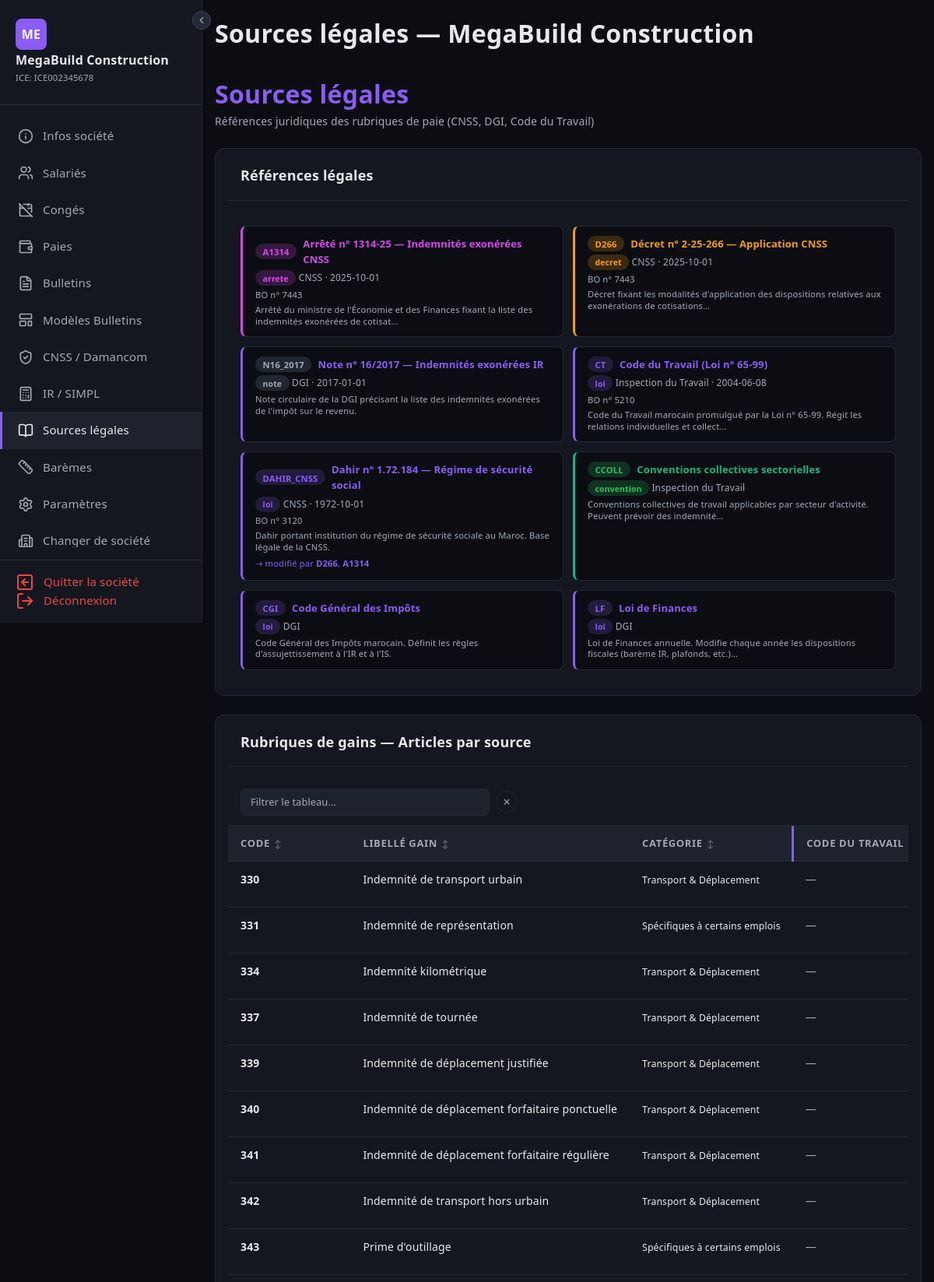
/societes/2/sources-legales (signed in, upper part), run on the app's committed database.
### tables this page shows
CREATE TABLE IF NOT EXISTS societes (
    id                  INT UNSIGNED AUTO_INCREMENT PRIMARY KEY,
    user_id             INT UNSIGNED        NOT NULL,
    raison_sociale      VARCHAR(200)        NOT NULL,
    forme_juridique     VARCHAR(20)         NOT NULL,
    ice                 VARCHAR(20)         NOT NULL,
    if_fiscal           VARCHAR(20)         NOT NULL,
    rc                  VARCHAR(20)         NOT NULL,
    tp                  VARCHAR(20)         NOT NULL,
    cnss                VARCHAR(20)         NOT NULL,
    adresse             TEXT,
    ville               VARCHAR(100),
    telephone           VARCHAR(20),
    email               VARCHAR(180),
    site_web            VARCHAR(255),
    banque              VARCHAR(100),
    agence              VARCHAR(100),
    rib                 VARCHAR(255),
    modele_bulletin_id  INT UNSIGNED,
    logo                VARCHAR(255),
    damancom_login      VARCHAR(100),
    damancom_password   VARCHAR(255),
    simpl_login         VARCHAR(100),
    simpl_password      VARCHAR(255),
    cimr_login          VARCHAR(100),
    cimr_password       VARCHAR(255),
    actif               TINYINT(1)          NOT NULL DEFAULT 1,
    created_at          DATETIME            NOT NULL DEFAULT CURRENT_TIMESTAMP,
    updated_at          DATETIME            NOT NULL DEFAULT CURRENT_TIMESTAMP ON UPDATE CURRENT_TIMESTAMP,
    FOREIGN KEY (user_id) REFERENCES users(id) ON DELETE CASCADE
);

CREATE TABLE IF NOT EXISTS sources_legales (
    id              INT UNSIGNED AUTO_INCREMENT PRIMARY KEY,
    code            VARCHAR(20) NOT NULL UNIQUE,
    libelle         VARCHAR(200) NOT NULL,
    type            ENUM('loi','decret','arrete','note','circulaire','convention') NOT NULL,
    organisme       VARCHAR(50) NOT NULL,
    description     TEXT,
    reference_bo    VARCHAR(50),
    date_publication DATE,
    date_effet      DATE,
    url_officiel    VARCHAR(300),
    statut          ENUM('en_vigueur','modifie','abroge') DEFAULT 'en_vigueur',
    ordre           INT DEFAULT 0
);

CREATE TABLE IF NOT EXISTS rubriques_gains (
    id              INT UNSIGNED AUTO_INCREMENT PRIMARY KEY,
    societe_id      INT UNSIGNED        DEFAULT NULL,
    is_global       TINYINT(1)          NOT NULL DEFAULT 0,
    code            VARCHAR(20)         NOT NULL,
    libelle         VARCHAR(100)        NOT NULL,
    type_montant    ENUM('Fixe','Proportionnel') NOT NULL DEFAULT 'Fixe',
    valeur_defaut   DECIMAL(10,2)       NOT NULL DEFAULT 0.00,
    categorie       VARCHAR(50)         DEFAULT NULL,
    imposable       TINYINT(1)          NOT NULL DEFAULT 1,
    affectation     VARCHAR(20)         DEFAULT NULL,
    plafond_dgi     VARCHAR(200)        DEFAULT NULL,
    plafond_cnss    VARCHAR(200)        DEFAULT NULL,
    justificatifs   VARCHAR(500)        DEFAULT NULL,
    compte          VARCHAR(20)         DEFAULT NULL,
    source          VARCHAR(100)        DEFAULT NULL,
    source_maj      DATE                DEFAULT NULL,
    nature_edi      VARCHAR(20)         DEFAULT NULL,
    base_anciennete TINYINT(1)          NOT NULL DEFAULT 0,
    au_prorata      TINYINT(1)          NOT NULL DEFAULT 0,
    actif           TINYINT(1)          NOT NULL DEFAULT 1,
    created_at      DATETIME            NOT NULL DEFAULT CURRENT_TIMESTAMP,
    FOREIGN KEY (societe_id) REFERENCES societes(id) ON DELETE CASCADE
);

### views/societes/sources_legales.php (the view, shortened to what the rows shown need)
<div style="display:flex; gap:2rem; margin-bottom:1.5rem; align-items:center;">
    <div>
        <h2 style="color:var(--accent); margin:0;">Sources légales</h2>
        <p style="color:var(--text-muted); font-size:0.875rem; margin:0.25rem 0 0 0;">
            Références juridiques des rubriques de paie (CNSS, DGI, Code du Travail)
        </p>
    </div>
</div>
<div class="card mb-4">
    <div class="card-header"><h3>Références légales</h3></div>
    <div style="display:grid; grid-template-columns:1fr 1fr; gap:0.75rem; padding:1rem;">
        <?php
        $typeColors = [
            'loi'        => ['badge' => 'badge-primary',   'border' => '#8b5cf6'],
            'decret'     => ['badge' => 'badge-warning',   'border' => '#f59e0b'],
            'arrete'     => ['badge' => 'badge-info',      'border' => '#d946ef'],
            'note'       => ['badge' => 'badge-dark',      'border' => '#8b5cf6'],
            'convention' => ['badge' => 'badge-success',   'border' => '#10b981'],
        ];
        $modifies = ['DAHIR_CNSS' => ['D266', 'A1314']];
        ?>
        <?php foreach ($sources as $s):
            $tc = $typeColors[$s['type']] ?? ['badge' => 'badge-secondary', 'border' => '#64748b'];
        ?>
        <div style="background:var(--bg-primary); border:1px solid var(--border); border-radius:8px; padding:0.75rem 1rem; border-left:3px solid <?= $tc['border'] ?>;">
            <div style="display:flex; align-items:center; gap:0.5rem; margin-bottom:0.25rem;">
                <span class="badge <?= $tc['badge'] ?>" style="font-size:0.7rem;"><?= htmlspecialchars($s['code']) ?></span>
                <strong style="font-size:0.8125rem; color:<?= $tc['border'] ?>;"><?= htmlspecialchars(mb_substr($s['libelle'], 0, 45)) ?></strong>
            </div>
            <div style="font-size:0.75rem; color:var(--text-muted);">
                <span class="badge <?= $tc['badge'] ?>" style="font-size:0.65rem;"><?= htmlspecialchars($s['type']) ?></span>
                <?= htmlspecialchars($s['organisme']) ?>
                <?php if (!empty($s['date_effet']) && $s['date_effet'] !== '—'): ?>
                · <?= htmlspecialchars($s['date_effet']) ?>
                <?php endif; ?>
            </div>
            <?php if (!empty($s['reference_bo']) && $s['reference_bo'] !== '—'): ?>
            <div style="font-size:0.7rem; color:var(--text-muted); margin-top:0.15rem;"><?= htmlspecialchars($s['reference_bo']) ?></div>
            <?php endif; ?>
            <?php if (!empty($s['description'])): ?>
            <div style="font-size:0.7rem; color:var(--text-muted); margin-top:0.25rem; line-height:1.3;">
                <?= htmlspecialchars(mb_substr($s['description'], 0, 100)) ?><?= mb_strlen($s['description']) > 100 ? '…' : '' ?>
            </div>
            <?php endif; ?>
            <?php if (isset($modifies[$s['code']])): ?>
            <div style="font-size:0.7rem; color:var(--accent); margin-top:0.3rem;">
                ⇢ modifié par <?= implode(', ', array_map(fn($c) => '<strong>' . htmlspecialchars($c) . '</strong>', $modifies[$s['code']])) ?>
            </div>
            <?php endif; ?>
        </div>
        <?php endforeach; ?>
    </div>
</div>
<div class="card mb-4">
    <div class="card-header"><h3>Rubriques de gains — Articles par source</h3></div>
    <div style="overflow-x:auto;">
        <table class="table" style="min-width:1000px;">
            <?php
            $colTypes = [
                'Code du Travail' => $typeColors['loi'],
                'CGI'             => $typeColors['loi'],
                'Arrêté 1314-25'  => $typeColors['arrete'],
            ];
            ?>
            <thead>
                <tr>
                    <th>Code</th>
                    <th>Libellé gain</th>
                    <th>Catégorie</th>
                    <?php foreach (['Code du Travail', 'CGI', 'Arrêté 1314-25'] as $col): ?>
                    <th style="border-left:3px solid <?= $colTypes[$col]['border'] ?>;"><?= $col ?></th>
                    <?php endforeach; ?>
                </tr>
            </thead>
            <tbody>
                <?php
                $artMap = [];
                foreach ($articles as $a) {
                    $rid = $a['rubrique_id'];
                    if (!isset($artMap[$rid])) $artMap[$rid] = [];
                    $artMap[$rid][] = $a;
                }
                ?>
                <?php foreach ($rubriques as $r):
                    $rid = $r['id'];
                    $ra = $artMap[$rid] ?? [];
                    $ctArts = array_filter($ra, fn($a) => $a['source_code'] === 'CT');
                ?>
                <tr>
                    <td><strong><?= htmlspecialchars($r['code']) ?></strong></td>
                    <td><?= htmlspecialchars($r['libelle']) ?></td>
                    <td><small><?= htmlspecialchars($r['categorie'] ?? '') ?></small></td>
                    <td>
                        <?php if (!$ctArts): ?><span style="color:var(--text-muted);">—</span><?php endif; ?>
                    </td>
                </tr>
                <?php endforeach; ?>
            </tbody>
        </table>
    </div>
</div>

### Core/Router.php (shortened to what the rows shown need)
<?php
class Router
{
    private static array $routes = [];
    public static function get(string $uri, array $action): void
    {
        self::$routes['GET'][] = ['uri' => $uri, 'action' => $action];
    }
    public static function post(string $uri, array $action): void
    {
        self::$routes['POST'][] = ['uri' => $uri, 'action' => $action];
    }
    public static function dispatch(string $method, string $uri): void
    {
        $uri = parse_url($uri, PHP_URL_PATH);
        $uri = preg_replace('#^/paie-me#', '', $uri);
        $uri = trim($uri, '/');
        foreach (self::$routes[$method] ?? [] as $route) {
            $pattern = preg_replace('/\{(\w+)\}/', '(?P<$1>[^/]+)', $route['uri']);
            $pattern = '#^' . trim($pattern, '/') . '$#';
            if (preg_match($pattern, $uri, $matches)) {
                [$controller, $methodName] = $route['action'];
                $params = array_filter($matches, 'is_string', ARRAY_FILTER_USE_KEY);
                $instance = new $controller();
                call_user_func_array([$instance, $methodName], $params);
                return;
            }
        }
    }
}

### views/layout.php (shortened to what the rows shown need)
<!DOCTYPE html>
<html lang="fr">
<head>
    <link rel="stylesheet" href="https://cdn.jsdelivr.net/npm/bootstrap@5.3.3/dist/css/bootstrap.min.css">
    <link rel="stylesheet" href="/paie-me/assets/css/style.css?v=<?= filemtime(__DIR__ . '/../assets/css/style.css') ?>">
</head>
<body>
<?php if (isset($_SESSION['user_id'])):
    $ctx = $_SESSION['societe_context'] ?? null;
?>
<aside class="sidebar">
    <button type="button" id="sidebarCollapseBtn" class="sidebar-collapse-btn" title="Replier le menu" aria-label="Replier le menu">
        <svg width="14" height="14" viewBox="0 0 24 24" fill="none" stroke="currentColor" stroke-width="2" stroke-linecap="round" stroke-linejoin="round"><polyline points="15 18 9 12 15 6"/></svg>
    </button>
    <div class="sidebar-brand">
        <?php if ($ctx): ?>
            <div style="width:40px;height:40px;background:var(--accent);border-radius:8px;display:flex;align-items:center;justify-content:center;font-size:16px;font-weight:700;color:#fff;margin-bottom:4px;">
                <?= strtoupper(mb_substr($ctx['raison_sociale'], 0, 2)) ?>
            </div>
            <h2 style="font-size:1rem;margin:0;"><?= htmlspecialchars($ctx['raison_sociale']) ?></h2>
            <small style="font-size:0.7rem;">ICE: <?= htmlspecialchars($ctx['ice']) ?></small>
        <?php else: ?>
            <h2>Paie Me</h2>
            <small>Gestion de paie</small>
        <?php endif; ?>
    </div>
    <ul class="sidebar-nav">
        <?php if ($ctx): ?>
        <li>
            <a href="/paie-me/societes/<?= $ctx['id'] ?>" class="<?= (parse_url($_SERVER['REQUEST_URI'], PHP_URL_PATH) === '/paie-me/societes/'.$ctx['id']) ? 'active' : '' ?>">
                <span class="icon" data-lucide="info"></span>
                <span>Infos société</span>
            </a>
        </li>
        <li>
            <a href="/paie-me/societes/<?= $ctx['id'] ?>/salaries" class="<?= str_contains($_SERVER['REQUEST_URI'], '/salaries') && !str_contains($_SERVER['REQUEST_URI'], 'create') && !str_contains($_SERVER['REQUEST_URI'], 'edit') ? 'active' : '' ?>">
                <span class="icon" data-lucide="users"></span>
                <span>Salariés</span>
            </a>
        </li>
        <li>
            <a href="/paie-me/societes/<?= $ctx['id'] ?>/conges" class="<?= str_contains($_SERVER['REQUEST_URI'], '/conges') ? 'active' : '' ?>">
                <span class="icon" data-lucide="calendar-off"></span>
                <span>Congés</span>
            </a>
        </li>
        <li>
            <a href="/paie-me/societes/<?= $ctx['id'] ?>/paies" class="<?= str_contains($_SERVER['REQUEST_URI'], '/paies') && !str_contains($_SERVER['REQUEST_URI'], 'create') && !str_contains($_SERVER['REQUEST_URI'], 'edit') ? 'active' : '' ?>">
                <span class="icon" data-lucide="wallet"></span>
                <span>Paies</span>
            </a>
        </li>
        <li>
            <a href="/paie-me/societes/<?= $ctx['id'] ?>/bulletins" class="<?= str_contains($_SERVER['REQUEST_URI'], '/bulletins') && !str_contains($_SERVER['REQUEST_URI'], 'show') && !str_contains($_SERVER['REQUEST_URI'], 'pdf') ? 'active' : '' ?>">
                <span class="icon" data-lucide="file-text"></span>
                <span>Bulletins</span>
            </a>
        </li>
        <li>
            <a href="/paie-me/societes/<?= $ctx['id'] ?>/modeles-bulletins" class="<?= str_contains($_SERVER['REQUEST_URI'], '/modeles-bulletins') ? 'active' : '' ?>">
                <span class="icon" data-lucide="layout-template"></span>
                <span>Modèles Bulletins</span>
            </a>
        </li>
        <li>
            <a href="/paie-me/societes/<?= $ctx['id'] ?>/cnss" class="<?= str_contains($_SERVER['REQUEST_URI'], '/cnss') ? 'active' : '' ?>">
                <span class="icon" data-lucide="shield-check"></span>
                <span>CNSS / Damancom</span>
            </a>
        </li>
        <li>
            <a href="/paie-me/societes/<?= $ctx['id'] ?>/ir" class="<?= str_contains($_SERVER['REQUEST_URI'], '/ir') && !str_contains($_SERVER['REQUEST_URI'], '/export') ? 'active' : '' ?>">
                <span class="icon" data-lucide="calculator"></span>
                <span>IR / SIMPL</span>
            </a>
        </li>
        <li>
            <a href="/paie-me/societes/<?= $ctx['id'] ?>/sources-legales" class="<?= str_contains($_SERVER['REQUEST_URI'], '/sources-legales') ? 'active' : '' ?>">
                <span class="icon" data-lucide="book-open"></span>
                <span>Sources légales</span>
            </a>
        </li>
        <li>
            <a href="/paie-me/societes/<?= $ctx['id'] ?>/baremes" class="<?= str_contains($_SERVER['REQUEST_URI'], '/baremes') ? 'active' : '' ?>" style="<?= str_contains($_SERVER['REQUEST_URI'], '/baremes') ? 'border-left:3px solid var(--accent);' : '' ?>">
                <span class="icon" data-lucide="ruler"></span>
                <span>Barèmes</span>
            </a>
        </li>
        <li>
            <a href="/paie-me/societes/<?= $ctx['id'] ?>/parametres" class="<?= str_contains($_SERVER['REQUEST_URI'], '/parametres') ? 'active' : '' ?>" style="<?= str_contains($_SERVER['REQUEST_URI'], '/parametres') ? 'border-left:3px solid var(--accent);' : '' ?>">
                <span class="icon" data-lucide="settings"></span>
                <span>Paramètres</span>
            </a>
        </li>
        <?php endif; ?>
        <li>
            <a href="/paie-me/societes" class="<?= str_contains($_SERVER['REQUEST_URI'], '/societes') && !$ctx ? 'active' : '' ?>">
                <span class="icon" data-lucide="building-2"></span>
                <span><?= $ctx ? 'Changer de société' : 'Sociétés' ?></span>
            </a>
        </li>
    </ul>
    <div class="sidebar-footer">
        <?php if ($ctx): ?>
        <a href="/paie-me/societes/clear-context">
            <span class="icon" data-lucide="arrow-left-square"></span>
            <span>Quitter la société</span>
        </a>
        <?php endif; ?>
        <a href="/paie-me/logout">
            <span class="icon" data-lucide="log-out"></span>
            <span>Déconnexion</span>
        </a>
    </div>
</aside>
<?php endif; ?>
<main class="<?= isset($_SESSION['user_id']) ? 'main-content' : '' ?>">
    <?php if (isset($_SESSION['user_id'])): ?>
    <div class="topbar">
        <h1>
            <?= $title ?? 'Paie Me' ?>
        </h1>
    </div>
    <?php endif; ?>
    <?= $content ?? '' ?>
</main>
</body>
</html>

### data on the page
societes: raison_sociale "ME", raison_sociale "MegaBuild Construction", ice "ICE002345678", col "CODE DU TRAVAIL"
sources_legales: code "A1314", libelle "Arrêté n° 1314-25 — Indemnités exonérées CNSS", type "arrete", organisme "CNSS", date_effet "2025-10-01", reference_bo "BO n° 7443", description "Arrêté du ministre de l'Économie et des Finances fixant la liste des indemnités exonérées de cotisat"
sources_legales: code "D266", libelle "Décret n° 2-25-266 — Application CNSS", type "decret", organisme "CNSS", date_effet "2025-10-01", reference_bo "BO n° 7443", description "Décret fixant les modalités d'application des dispositions relatives aux exonérations de cotisations"
sources_legales: code "N16_2017", libelle "Note n° 16/2017 — Indemnités exonérées IR", type "note", organisme "DGI", date_effet "2017-01-01", description "Note circulaire de la DGI précisant la liste des indemnités exonérées de l'impôt sur le revenu."
sources_legales: code "CT", libelle "Code du Travail (Loi n° 65-99)", type "loi", organisme "Inspection du Travail", date_effet "2004-06-08", reference_bo "BO n° 5210", description "Code du Travail marocain promulgué par la Loi n° 65-99. Régit les relations individuelles et collect"
sources_legales: code "DAHIR_CNSS", libelle "Dahir n° 1.72.184 — Régime de sécurité social", type "loi", organisme "CNSS", date_effet "1972-10-01", reference_bo "BO n° 3120", description "Dahir portant institution du régime de sécurité sociale au Maroc. Base légale de la CNSS.", code "D266 , A1314"
sources_legales: code "CCOLL", libelle "Conventions collectives sectorielles", type "convention", organisme "Inspection du Travail", description "Conventions collectives de travail applicables par secteur d'activité. Peuvent prévoir des indemnité"
sources_legales: code "CGI", libelle "Code Général des Impôts", type "loi", organisme "DGI", description "Code Général des Impôts marocain. Définit les règles d'assujettissement à l'IR et à l'IS."
sources_legales: code "LF", libelle "Loi de Finances", type "loi", organisme "DGI", description "Loi de Finances annuelle. Modifie chaque année les dispositions fiscales (barème IR, plafonds, etc.)"
rubriques_gains: code "330", libelle "Indemnité de transport urbain", categorie "Transport & Déplacement"
rubriques_gains: code "331", libelle "Indemnité de représentation", categorie "Spécifiques à certains emplois"
rubriques_gains: code "334", libelle "Indemnité kilométrique", categorie "Transport & Déplacement"
rubriques_gains: code "337", libelle "Indemnité de tournée", categorie "Transport & Déplacement"
rubriques_gains: code "339", libelle "Indemnité de déplacement justifiée", categorie "Transport & Déplacement"
rubriques_gains: code "340", libelle "Indemnité de déplacement forfaitaire ponctuelle", categorie "Transport & Déplacement"
rubriques_gains: code "341", libelle "Indemnité de déplacement forfaitaire régulière", categorie "Transport & Déplacement"
rubriques_gains: code "342", libelle "Indemnité de transport hors urbain", categorie "Transport & Déplacement"
rubriques_gains: code "343", libelle "Prime d'outillage", categorie "Spécifiques à certains emplois"
